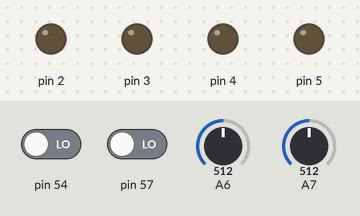
Simulated run of this sketch. Board: Arduino Mega 2560, built with avr-gcc and run on an emulated ATmega2560. On the bench: output pins drawn as LEDs (lit = HIGH). Inputs (shaded band) come from the test bench; at power-on: pin 54 LOW, A7 = 512, A6 = 512, pin 57 LOW.

Above: at 1.2 s.
1.3 s: pin 54 driven HIGH
At 2.2 s:
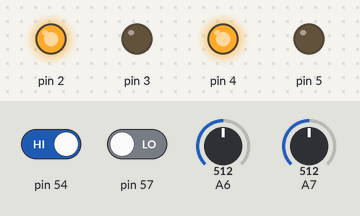
2.8 s: A7 set to 65
4.3 s: A7 set to 56
At 5.5 s:
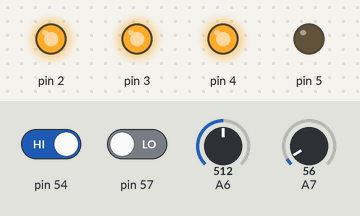
5.8 s: A6 set to 22
7.3 s: A6 set to 18
At 7.9 s:
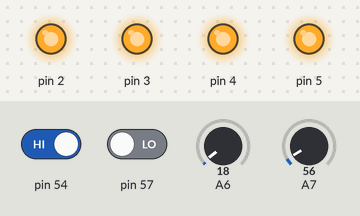
8.8 s: A7 set to 90
At 9.1 s:
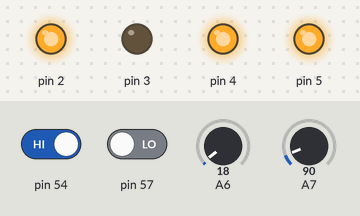
Timing chart, 0 to 11.3 s (numbered marks = the images above; inputs shaded):
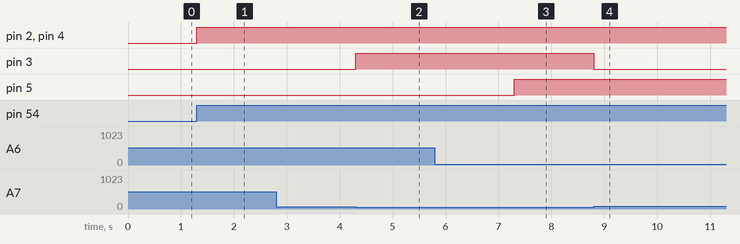

The sketch:

TC309_Chauffage_Maison.ino
```cpp
#include <SPI.h>
#include <Controllino.h>

// Tâche : TC309_Chauffage_Maison

// Définition des variables

bool isChauffageAllume = false; // Chauffage allumé - vrai, Chauffage éteint - faux
int tempBouilloire = 0;         // Température actuelle de la bouilloire
int tempPiece = 0;              // Température actuelle de la pièce

//
// Configuration
//
void setup() {

  pinMode(CONTROLLINO_A0, INPUT);
  pinMode(CONTROLLINO_A1, INPUT);
  pinMode(CONTROLLINO_A3, INPUT);
  pinMode(CONTROLLINO_A6, INPUT);
  pinMode(CONTROLLINO_A7, INPUT);

  pinMode(CONTROLLINO_D0, OUTPUT);
  pinMode(CONTROLLINO_D1, OUTPUT);
  pinMode(CONTROLLINO_D2, OUTPUT);
  pinMode(CONTROLLINO_D3, OUTPUT);
}

//
// Boucle
//
void loop() {

  // Lire les valeurs analogiques du capteur de température de la pièce et de la température de la bouilloire
  tempPiece = analogRead(CONTROLLINO_A6);
  tempBouilloire = analogRead(CONTROLLINO_A7);

  // Détecter l'état du chauffage central
  if (digitalRead(CONTROLLINO_A0))
  {
    isChauffageAllume = true;
    digitalWrite(CONTROLLINO_D0, HIGH);
  }
  else
  {
    isChauffageAllume = false;
    digitalWrite(CONTROLLINO_D0, LOW);
  }

  // Contrôle de la charge de la bouilloire
  if (isChauffageAllume) {
    if (tempBouilloire < 60) {
      digitalWrite(CONTROLLINO_D1, HIGH); // Allumer le brûleur
    } else if (tempBouilloire >= 80 || !digitalRead(CONTROLLINO_A3)) {
      digitalWrite(CONTROLLINO_D1, LOW); // Éteindre le brûleur
      digitalWrite(CONTROLLINO_D2, HIGH); // Générer une alarme
    } else {
      digitalWrite(CONTROLLINO_D1, LOW); // Éteindre le brûleur
      digitalWrite(CONTROLLINO_D2, LOW); // Éteindre l'alarme
    }
  } else {
    digitalWrite(CONTROLLINO_D1, LOW); // Éteindre le brûleur
    digitalWrite(CONTROLLINO_D2, LOW); // Éteindre l'alarme
  }

  // Contrôle du chauffage de la pièce
  if (tempPiece < 20 && isChauffageAllume) {
    digitalWrite(CONTROLLINO_D3, HIGH); // Allumer la pompe de circulation
  } else {
    digitalWrite(CONTROLLINO_D3, LOW); // Éteindre la pompe de circulation
  }
}
```

Measured:
- the behaviour switches between 60 and 59 on A7 (found by bisection; images 1 and 2)
- the behaviour switches between 20 and 19 on A6 (found by bisection; images 2 and 3)
- after the input at 1.3 s, pin 2, pin 4: LOW → HIGH at once
- after the input at 2.8 s, every drawn part: stays the same
- after the input at 4.3 s, pin 3: LOW → HIGH at once
- after the input at 5.8 s, every drawn part: stays the same
- after the input at 7.3 s, pin 5: LOW → HIGH at once
- after the input at 8.8 s, pin 3: HIGH → LOW at once
